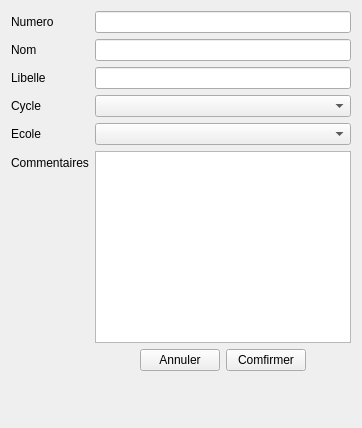
                   <widget class="QWidget" name="tabFilere">
                    <attribute name="icon">
                     <iconset>
                      <normaloff>../resources/images/books.png</normaloff>../resources/images/books.png</iconset>
                    </attribute>
                    <attribute name="title">
                     <string>FILIERE</string>
                    </attribute>
                    <layout class="QHBoxLayout" name="horizontalLayout_11">
                     <item>
                      <layout class="QFormLayout" name="formLayout_3">
                       <item row="0" column="0">
                        <widget class="QLabel" name="filiereNumeroLabel">
                         <property name="text">
                          <string>Numero</string>
                         </property>
                        </widget>
                       </item>
                       <item row="0" column="1">
                        <widget class="QLineEdit" name="filiereNumeroEdit"/>
                       </item>
                       <item row="1" column="0">
                        <widget class="QLabel" name="filiereNomLabel">
                         <property name="text">
                          <string>Nom</string>
                         </property>
                        </widget>
                       </item>
                       <item row="1" column="1">
                        <widget class="QLineEdit" name="filiereNomEdit"/>
                       </item>
                       <item row="7" column="1">
                        <spacer name="verticalSpacer_9">
                         <property name="orientation">
                          <enum>Qt::Vertical</enum>
                         </property>
                         <property name="sizeHint" stdset="0">
                          <size>
                           <width>20</width>
                           <height>40</height>
                          </size>
                         </property>
                        </spacer>
                       </item>
                       <item row="2" column="0">
                        <widget class="QLabel" name="filiereLibelleLabel">
                         <property name="text">
                          <string>Libelle</string>
                         </property>
                        </widget>
                       </item>
                       <item row="5" column="0">
                        <widget class="QLabel" name="filiereNoteLabel">
                         <property name="text">
                          <string>Commentaires</string>
                         </property>
                        </widget>
                       </item>
                       <item row="5" column="1">
                        <widget class="QPlainTextEdit" name="filiereNoteEdit"/>
                       </item>
                       <item row="2" column="1">
                        <widget class="QLineEdit" name="filiereLibelleEdit"/>
                       </item>
                       <item row="6" column="1">
                        <layout class="QHBoxLayout" name="horizontalLayout_20">
                         <item>
                          <spacer name="horizontalSpacer_7">
                           <property name="orientation">
                            <enum>Qt::Horizontal</enum>
                           </property>
                           <property name="sizeHint" stdset="0">
                            <size>
                             <width>40</width>
                             <height>20</height>
                            </size>
                           </property>
                          </spacer>
                         </item>
                         <item>
                          <widget class="QPushButton" name="btnAnnulerFiliere">
                           <property name="text">
                            <string>Annuler</string>
                           </property>
                           <property name="icon">
                            <iconset>
                             <normaloff>../resources/images/icons8-close-48.png</normaloff>../resources/images/icons8-close-48.png</iconset>
                           </property>
                          </widget>
                         </item>
                         <item>
                          <widget class="QPushButton" name="btnComfirmFiliere">
                           <property name="text">
                            <string>Comfirmer</string>
                           </property>
                           <property name="icon">
                            <iconset>
                             <normaloff>../resources/images/icons8-save-all-48.png</normaloff>../resources/images/icons8-save-all-48.png</iconset>
                           </property>
                          </widget>
                         </item>
                         <item>
                          <spacer name="horizontalSpacer_8">
                           <property name="orientation">
                            <enum>Qt::Horizontal</enum>
                           </property>
                           <property name="sizeHint" stdset="0">
                            <size>
                             <width>40</width>
                             <height>20</height>
                            </size>
                           </property>
                          </spacer>
                         </item>
                        </layout>
                       </item>
                       <item row="3" column="1">
                        <widget class="QComboBox" name="comboBox_2"/>
                       </item>
                       <item row="3" column="0">
                        <widget class="QLabel" name="label_3">
                         <property name="text">
                          <string>Cycle</string>
                         </property>
                        </widget>
                       </item>
                       <item row="4" column="1">
                        <widget class="QComboBox" name="comboBox_4"/>
                       </item>
                       <item row="4" column="0">
                        <widget class="QLabel" name="label_5">
                         <property name="text">
                          <string>Ecole</string>
                         </property>
                        </widget>
                       </item>
                      </layout>
                     </item>
                    </layout>
                   </widget>
